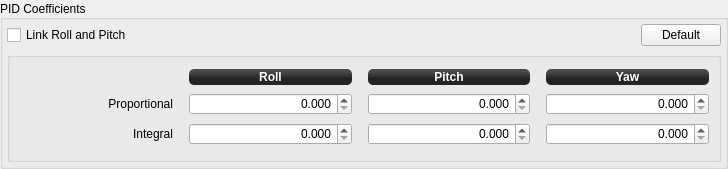
                   <widget class="QGroupBox" name="RateStabilizationGroup_4">
                    <property name="sizePolicy">
                     <sizepolicy hsizetype="Preferred" vsizetype="Fixed">
                      <horstretch>0</horstretch>
                      <verstretch>0</verstretch>
                     </sizepolicy>
                    </property>
                    <property name="minimumSize">
                     <size>
                      <width>0</width>
                      <height>0</height>
                     </size>
                    </property>
                    <property name="maximumSize">
                     <size>
                      <width>16777215</width>
                      <height>16777215</height>
                     </size>
                    </property>
                    <property name="autoFillBackground">
                     <bool>false</bool>
                    </property>
                    <property name="title">
                     <string>PID Coefficients</string>
                    </property>
                    <property name="alignment">
                     <set>Qt::AlignLeading|Qt::AlignLeft|Qt::AlignVCenter</set>
                    </property>
                    <property name="flat">
                     <bool>false</bool>
                    </property>
                    <layout class="QGridLayout" name="gridLayout_17">
                     <property name="leftMargin">
                      <number>4</number>
                     </property>
                     <property name="topMargin">
                      <number>4</number>
                     </property>
                     <property name="rightMargin">
                      <number>4</number>
                     </property>
                     <property name="bottomMargin">
                      <number>4</number>
                     </property>
                     <property name="horizontalSpacing">
                      <number>6</number>
                     </property>
                     <item row="0" column="1">
                      <spacer name="horizontalSpacer_7">
                       <property name="orientation">
                        <enum>Qt::Horizontal</enum>
                       </property>
                       <property name="sizeType">
                        <enum>QSizePolicy::Preferred</enum>
                       </property>
                       <property name="sizeHint" stdset="0">
                        <size>
                         <width>497</width>
                         <height>20</height>
                        </size>
                       </property>
                      </spacer>
                     </item>
                     <item row="1" column="0" colspan="3">
                      <widget class="QGroupBox" name="RateStabilizationGroup_5">
                       <property name="sizePolicy">
                        <sizepolicy hsizetype="Preferred" vsizetype="Fixed">
                         <horstretch>0</horstretch>
                         <verstretch>0</verstretch>
                        </sizepolicy>
                       </property>
                       <property name="minimumSize">
                        <size>
                         <width>0</width>
                         <height>110</height>
                        </size>
                       </property>
                       <property name="autoFillBackground">
                        <bool>false</bool>
                       </property>
                       <property name="styleSheet">
                        <string notr="true"/>
                       </property>
                       <property name="title">
                        <string/>
                       </property>
                       <property name="flat">
                        <bool>false</bool>
                       </property>
                       <layout class="QGridLayout" name="gridLayout_2" columnstretch="0,0,0,0,0,0,0">
                        <property name="leftMargin">
                         <number>0</number>
                        </property>
                        <item row="1" column="5">
                         <spacer name="horizontalSpacer_11">
                          <property name="orientation">
                           <enum>Qt::Horizontal</enum>
                          </property>
                          <property name="sizeType">
                           <enum>QSizePolicy::Fixed</enum>
                          </property>
                          <property name="sizeHint" stdset="0">
                           <size>
                            <width>10</width>
                            <height>10</height>
                           </size>
                          </property>
                         </spacer>
                        </item>
                        <item row="0" column="6">
                         <widget class="QLabel" name="label_29">
                          <property name="sizePolicy">
                           <sizepolicy hsizetype="Preferred" vsizetype="Fixed">
                            <horstretch>0</horstretch>
                            <verstretch>0</verstretch>
                           </sizepolicy>
                          </property>
                          <property name="minimumSize">
                           <size>
                            <width>0</width>
                            <height>16</height>
                           </size>
                          </property>
                          <property name="font">
                           <font>
                            <weight>75</weight>
                            <bold>true</bold>
                           </font>
                          </property>
                          <property name="autoFillBackground">
                           <bool>false</bool>
                          </property>
                          <property name="styleSheet">
                           <string notr="true">background-color: qlineargradient(spread:reflect, x1:0.507, y1:0, x2:0.507, y2:0.772, stop:0.208955 rgba(74, 74, 74, 255), stop:0.78607 rgba(36, 36, 36, 255));
color: rgb(255, 255, 255);
border-radius: 5;</string>
                          </property>
                          <property name="text">
                           <string>Yaw</string>
                          </property>
                          <property name="alignment">
                           <set>Qt::AlignCenter</set>
                          </property>
                         </widget>
                        </item>
                        <item row="1" column="2">
                         <widget class="QDoubleSpinBox" name="AttitudeRollKp">
                          <property name="sizePolicy">
                           <sizepolicy hsizetype="Preferred" vsizetype="Fixed">
                            <horstretch>0</horstretch>
                            <verstretch>0</verstretch>
                           </sizepolicy>
                          </property>
                          <property name="minimumSize">
                           <size>
                            <width>103</width>
                            <height>22</height>
                           </size>
                          </property>
                          <property name="maximumSize">
                           <size>
                            <width>16777215</width>
                            <height>22</height>
                           </size>
                          </property>
                          <property name="focusPolicy">
                           <enum>Qt::StrongFocus</enum>
                          </property>
                          <property name="toolTip">
                           <string/>
                          </property>
                          <property name="styleSheet">
                           <string notr="true"/>
                          </property>
                          <property name="alignment">
                           <set>Qt::AlignRight|Qt::AlignTrailing|Qt::AlignVCenter</set>
                          </property>
                          <property name="decimals">
                           <number>3</number>
                          </property>
                          <property name="singleStep">
                           <double>0.100000000000000</double>
                          </property>
                          <property name="objrelation" stdset="0">
                           <stringlist>
                            <string>objname:StabilizationSettings</string>
                            <string>fieldname:RollPI</string>
                            <string>element:Kp</string>
                            <string>haslimits:no</string>
                            <string>scale:1</string>
                            <string>buttongroup:5,20</string>
                           </stringlist>
                          </property>
                         </widget>
                        </item>
                        <item row="0" column="4">
                         <widget class="QLabel" name="label_28">
                          <property name="sizePolicy">
                           <sizepolicy hsizetype="Preferred" vsizetype="Fixed">
                            <horstretch>0</horstretch>
                            <verstretch>0</verstretch>
                           </sizepolicy>
                          </property>
                          <property name="minimumSize">
                           <size>
                            <width>0</width>
                            <height>16</height>
                           </size>
                          </property>
                          <property name="font">
                           <font>
                            <weight>75</weight>
                            <bold>true</bold>
                           </font>
                          </property>
                          <property name="autoFillBackground">
                           <bool>false</bool>
                          </property>
                          <property name="styleSheet">
                           <string notr="true">background-color: qlineargradient(spread:reflect, x1:0.507, y1:0, x2:0.507, y2:0.772, stop:0.208955 rgba(74, 74, 74, 255), stop:0.78607 rgba(36, 36, 36, 255));
color: rgb(255, 255, 255);
border-radius: 5;</string>
                          </property>
                          <property name="text">
                           <string>Pitch</string>
                          </property>
                          <property name="alignment">
                           <set>Qt::AlignCenter</set>
                          </property>
                         </widget>
                        </item>
                        <item row="1" column="6">
                         <widget class="QDoubleSpinBox" name="AttitudeYawKp">
                          <property name="sizePolicy">
                           <sizepolicy hsizetype="Preferred" vsizetype="Fixed">
                            <horstretch>0</horstretch>
                            <verstretch>0</verstretch>
                           </sizepolicy>
                          </property>
                          <property name="minimumSize">
                           <size>
                            <width>103</width>
                            <height>22</height>
                           </size>
                          </property>
                          <property name="maximumSize">
                           <size>
                            <width>16777215</width>
                            <height>22</height>
                           </size>
                          </property>
                          <property name="focusPolicy">
                           <enum>Qt::StrongFocus</enum>
                          </property>
                          <property name="toolTip">
                           <string/>
                          </property>
                          <property name="styleSheet">
                           <string notr="true"/>
                          </property>
                          <property name="alignment">
                           <set>Qt::AlignRight|Qt::AlignTrailing|Qt::AlignVCenter</set>
                          </property>
                          <property name="decimals">
                           <number>3</number>
                          </property>
                          <property name="singleStep">
                           <double>0.100000000000000</double>
                          </property>
                          <property name="objrelation" stdset="0">
                           <stringlist>
                            <string>objname:StabilizationSettings</string>
                            <string>fieldname:YawPI</string>
                            <string>element:Kp</string>
                            <string>haslimits:no</string>
                            <string>scale:1</string>
                            <string>buttongroup:5,20</string>
                           </stringlist>
                          </property>
                         </widget>
                        </item>
                        <item row="1" column="1">
                         <spacer name="horizontalSpacer_9">
                          <property name="orientation">
                           <enum>Qt::Horizontal</enum>
                          </property>
                          <property name="sizeType">
                           <enum>QSizePolicy::Fixed</enum>
                          </property>
                          <property name="sizeHint" stdset="0">
                           <size>
                            <width>10</width>
                            <height>10</height>
                           </size>
                          </property>
                         </spacer>
                        </item>
                        <item row="1" column="0">
                         <widget class="QLabel" name="label_31">
                          <property name="sizePolicy">
                           <sizepolicy hsizetype="Preferred" vsizetype="Fixed">
                            <horstretch>0</horstretch>
                            <verstretch>0</verstretch>
                           </sizepolicy>
                          </property>
                          <property name="minimumSize">
                           <size>
                            <width>69</width>
                            <height>16</height>
                           </size>
                          </property>
                          <property name="styleSheet">
                           <string notr="true"/>
                          </property>
                          <property name="text">
                           <string>Proportional</string>
                          </property>
                          <property name="alignment">
                           <set>Qt::AlignRight|Qt::AlignTrailing|Qt::AlignVCenter</set>
                          </property>
                         </widget>
                        </item>
                        <item row="1" column="4">
                         <widget class="QDoubleSpinBox" name="AttitudePitchKp">
                          <property name="sizePolicy">
                           <sizepolicy hsizetype="Preferred" vsizetype="Fixed">
                            <horstretch>0</horstretch>
                            <verstretch>0</verstretch>
                           </sizepolicy>
                          </property>
                          <property name="minimumSize">
                           <size>
                            <width>103</width>
                            <height>22</height>
                           </size>
                          </property>
                          <property name="maximumSize">
                           <size>
                            <width>16777215</width>
                            <height>22</height>
                           </size>
                          </property>
                          <property name="focusPolicy">
                           <enum>Qt::StrongFocus</enum>
                          </property>
                          <property name="styleSheet">
                           <string notr="true"/>
                          </property>
                          <property name="alignment">
                           <set>Qt::AlignRight|Qt::AlignTrailing|Qt::AlignVCenter</set>
                          </property>
                          <property name="decimals">
                           <number>3</number>
                          </property>
                          <property name="singleStep">
                           <double>0.100000000000000</double>
                          </property>
                          <property name="objrelation" stdset="0">
                           <stringlist>
                            <string>objname:StabilizationSettings</string>
                            <string>fieldname:PitchPI</string>
                            <string>element:Kp</string>
                            <string>haslimits:no</string>
                            <string>scale:1</string>
                            <string>buttongroup:5,20</string>
                           </stringlist>
                          </property>
                         </widget>
                        </item>
                        <item row="2" column="6">
                         <widget class="QDoubleSpinBox" name="AttitudeYawKi">
                          <property name="sizePolicy">
                           <sizepolicy hsizetype="Preferred" vsizetype="Fixed">
                            <horstretch>0</horstretch>
                            <verstretch>0</verstretch>
                           </sizepolicy>
                          </property>
                          <property name="minimumSize">
                           <size>
                            <width>0</width>
                            <height>22</height>
                           </size>
                          </property>
                          <property name="maximumSize">
                           <size>
                            <width>16777215</width>
                            <height>22</height>
                           </size>
                          </property>
                          <property name="focusPolicy">
                           <enum>Qt::StrongFocus</enum>
                          </property>
                          <property name="toolTip">
                           <string/>
                          </property>
                          <property name="styleSheet">
                           <string notr="true"/>
                          </property>
                          <property name="alignment">
                           <set>Qt::AlignRight|Qt::AlignTrailing|Qt::AlignVCenter</set>
                          </property>
                          <property name="decimals">
                           <number>3</number>
                          </property>
                          <property name="singleStep">
                           <double>0.100000000000000</double>
                          </property>
                          <property name="objrelation" stdset="0">
                           <stringlist>
                            <string>objname:StabilizationSettings</string>
                            <string>fieldname:YawPI</string>
                            <string>element:Ki</string>
                            <string>haslimits:no</string>
                            <string>scale:1</string>
                            <string>buttongroup:5,20</string>
                           </stringlist>
                          </property>
                         </widget>
                        </item>
                        <item row="0" column="2">
                         <widget class="QLabel" name="label_27">
                          <property name="sizePolicy">
                           <sizepolicy hsizetype="Preferred" vsizetype="Fixed">
                            <horstretch>0</horstretch>
                            <verstretch>0</verstretch>
                           </sizepolicy>
                          </property>
                          <property name="minimumSize">
                           <size>
                            <width>0</width>
                            <height>16</height>
                           </size>
                          </property>
                          <property name="font">
                           <font>
                            <weight>75</weight>
                            <bold>true</bold>
                           </font>
                          </property>
                          <property name="autoFillBackground">
                           <bool>false</bool>
                          </property>
                          <property name="styleSheet">
                           <string notr="true">background-color: qlineargradient(spread:reflect, x1:0.507, y1:0, x2:0.507, y2:0.772, stop:0.208955 rgba(74, 74, 74, 255), stop:0.78607 rgba(36, 36, 36, 255));
color: rgb(255, 255, 255);
border-radius: 5;</string>
                          </property>
                          <property name="text">
                           <string>Roll</string>
                          </property>
                          <property name="alignment">
                           <set>Qt::AlignCenter</set>
                          </property>
                         </widget>
                        </item>
                        <item row="1" column="3">
                         <spacer name="horizontalSpacer_10">
                          <property name="orientation">
                           <enum>Qt::Horizontal</enum>
                          </property>
                          <property name="sizeType">
                           <enum>QSizePolicy::Fixed</enum>
                          </property>
                          <property name="sizeHint" stdset="0">
                           <size>
                            <width>10</width>
                            <height>10</height>
                           </size>
                          </property>
                         </spacer>
                        </item>
                        <item row="2" column="4">
                         <widget class="QDoubleSpinBox" name="AttitudePitchKi">
                          <property name="sizePolicy">
                           <sizepolicy hsizetype="Preferred" vsizetype="Fixed">
                            <horstretch>0</horstretch>
                            <verstretch>0</verstretch>
                           </sizepolicy>
                          </property>
                          <property name="minimumSize">
                           <size>
                            <width>0</width>
                            <height>22</height>
                           </size>
                          </property>
                          <property name="maximumSize">
                           <size>
                            <width>16777215</width>
                            <height>22</height>
                           </size>
                          </property>
                          <property name="focusPolicy">
                           <enum>Qt::StrongFocus</enum>
                          </property>
                          <property name="styleSheet">
                           <string notr="true"/>
                          </property>
                          <property name="alignment">
                           <set>Qt::AlignRight|Qt::AlignTrailing|Qt::AlignVCenter</set>
                          </property>
                          <property name="decimals">
                           <number>3</number>
                          </property>
                          <property name="singleStep">
                           <double>0.100000000000000</double>
                          </property>
                          <property name="objrelation" stdset="0">
                           <stringlist>
                            <string>objname:StabilizationSettings</string>
                            <string>fieldname:PitchPI</string>
                            <string>element:Ki</string>
                            <string>haslimits:no</string>
                            <string>scale:1</string>
                            <string>buttongroup:5,20</string>
                           </stringlist>
                          </property>
                         </widget>
                        </item>
                        <item row="2" column="2">
                         <widget class="QDoubleSpinBox" name="AttitudeRollKi">
                          <property name="sizePolicy">
                           <sizepolicy hsizetype="Preferred" vsizetype="Fixed">
                            <horstretch>0</horstretch>
                            <verstretch>0</verstretch>
                           </sizepolicy>
                          </property>
                          <property name="minimumSize">
                           <size>
                            <width>0</width>
                            <height>22</height>
                           </size>
                          </property>
                          <property name="maximumSize">
                           <size>
                            <width>16777215</width>
                            <height>22</height>
                           </size>
                          </property>
                          <property name="focusPolicy">
                           <enum>Qt::StrongFocus</enum>
                          </property>
                          <property name="toolTip">
                           <string/>
                          </property>
                          <property name="styleSheet">
                           <string notr="true"/>
                          </property>
                          <property name="alignment">
                           <set>Qt::AlignRight|Qt::AlignTrailing|Qt::AlignVCenter</set>
                          </property>
                          <property name="decimals">
                           <number>3</number>
                          </property>
                          <property name="singleStep">
                           <double>0.100000000000000</double>
                          </property>
                          <property name="objrelation" stdset="0">
                           <stringlist>
                            <string>objname:StabilizationSettings</string>
                            <string>fieldname:RollPI</string>
                            <string>element:Ki</string>
                            <string>haslimits:no</string>
                            <string>scale:1</string>
                            <string>buttongroup:5,20</string>
                           </stringlist>
                          </property>
                         </widget>
                        </item>
                        <item row="2" column="0">
                         <widget class="QLabel" name="label_32">
                          <property name="sizePolicy">
                           <sizepolicy hsizetype="Preferred" vsizetype="Preferred">
                            <horstretch>0</horstretch>
                            <verstretch>0</verstretch>
                           </sizepolicy>
                          </property>
                          <property name="minimumSize">
                           <size>
                            <width>69</width>
                            <height>0</height>
                           </size>
                          </property>
                          <property name="styleSheet">
                           <string notr="true"/>
                          </property>
                          <property name="text">
                           <string>Integral</string>
                          </property>
                          <property name="alignment">
                           <set>Qt::AlignRight|Qt::AlignTrailing|Qt::AlignVCenter</set>
                          </property>
                         </widget>
                        </item>
                        <item row="0" column="0">
                         <spacer name="horizontalSpacer_8">
                          <property name="orientation">
                           <enum>Qt::Horizontal</enum>
                          </property>
                          <property name="sizeType">
                           <enum>QSizePolicy::Fixed</enum>
                          </property>
                          <property name="sizeHint" stdset="0">
                           <size>
                            <width>150</width>
                            <height>16</height>
                           </size>
                          </property>
                         </spacer>
                        </item>
                       </layout>
                      </widget>
                     </item>
                     <item row="0" column="2">
                      <widget class="QPushButton" name="pushButton_2">
                       <property name="sizePolicy">
                        <sizepolicy hsizetype="Fixed" vsizetype="Fixed">
                         <horstretch>0</horstretch>
                         <verstretch>0</verstretch>
                        </sizepolicy>
                       </property>
                       <property name="minimumSize">
                        <size>
                         <width>0</width>
                         <height>0</height>
                        </size>
                       </property>
                       <property name="maximumSize">
                        <size>
                         <width>16777215</width>
                         <height>16777215</height>
                        </size>
                       </property>
                       <property name="toolTip">
                        <string>Reset all values to GCS defaults</string>
                       </property>
                       <property name="styleSheet">
                        <string notr="true"/>
                       </property>
                       <property name="text">
                        <string>Default</string>
                       </property>
                       <property name="objrelation" stdset="0">
                        <stringlist>
                         <string>objname:StabilizationSettings</string>
                         <string>button:default</string>
                         <string>buttongroup:5</string>
                        </stringlist>
                       </property>
                      </widget>
                     </item>
                     <item row="0" column="0">
                      <widget class="QCheckBox" name="checkBox_2">
                       <property name="styleSheet">
                        <string notr="true"/>
                       </property>
                       <property name="text">
                        <string>Link Roll and Pitch</string>
                       </property>
                      </widget>
                     </item>
                    </layout>
                   </widget>
